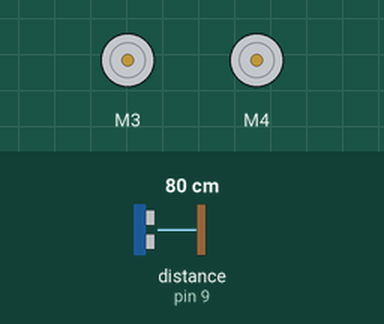
This sketch was run on a simulated Arduino Uno, built with avr-gcc and run on an emulated ATmega328P. Shown: 2 × DC motor (green arrow = forward, orange = backward, longer = faster). The inputs (shaded band) are chosen by the test bench; at power-on: distance to the obstacle (sensor on pin 9) 80 cm. The echo pulse lasts 58.3 µs per cm.

Above: at 2.01 s.
2.3 s: distance to the obstacle (sensor on pin 9) set to 2 cm
At 3.71 s:
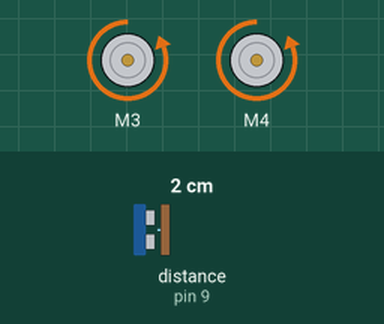
5.3 s: distance to the obstacle (sensor on pin 9) set to 4 cm
At 6.52 s:
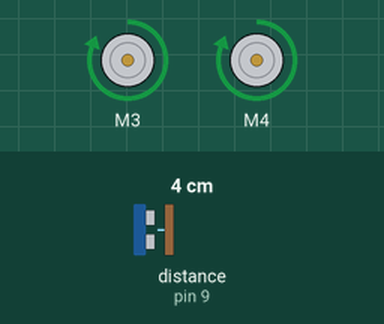
Timing chart, 0 to 14.3 s (numbered marks = the images above; inputs shaded):
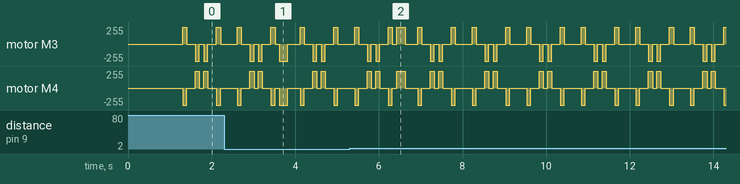

The sketch:

DylansFollowingRobot.ino
```cpp
#include <NewPing.h>
#include <AFMotor.h>

// NewPing
#define TRIGGER_PIN  10 // Arduino pin tied to trigger pin on ping sensor.
#define ECHO_PIN     9  // Arduino pin tied to echo pin on ping sensor.
#define MAX_DISTANCE 50 // Maximum distance we want to ping for (in centimeters). Maximum sensor distance is rated at 400-500cm.

NewPing sonar(TRIGGER_PIN, ECHO_PIN, MAX_DISTANCE); // NewPing setup of pins and maximum distance.

#define LFT       0
#define RGT       1
#define FRT       2

int distance[3] = {
        MAX_DISTANCE,
        MAX_DISTANCE,
        MAX_DISTANCE
};

int delta[3] = {
        MAX_DISTANCE,
        MAX_DISTANCE,
        MAX_DISTANCE
};

int currentDistanceCm = MAX_DISTANCE;

// AFMotor
#define LFT_MOTOR  3
#define RGT_MOTOR  4

AF_DCMotor motors[2] = {
        AF_DCMotor(LFT_MOTOR),
        AF_DCMotor(RGT_MOTOR)
};

#define TURN_SPEED  255
#define DRIVE_SPEED 255
#define MOTOR_TURN  100
#define MOTOR_DRIVE 200

void setup() {
    // put your setup code here, to run once:
    tankStop();
    delay(1000);
}

void loop() {

    delay(MOTOR_DRIVE);
    scan();
    delay(MOTOR_DRIVE);
    scan();

    // Move
    if (delta[FRT] > 1 || delta[FRT] < -1) {

        drive(delta[FRT]);

    } else if (delta[LFT] > 1 || delta[LFT] < -1) {

        tankLft();
        drive(delta[LFT]);

    } else if (delta[RGT] > 1 || delta[RGT] < -1) {

        tankRgt();
        drive(delta[RGT]);

    }
}

void scan() {

    scanFront();
    scanLeft();
    scanRight();
}

void scanFront() {

    measureDistance();
    set(FRT);
}

void scanLeft() {

    tankLft();
    measureDistance();
    set(LFT);
    tankRgt();
}

void scanRight() {

    tankRgt();
    measureDistance();
    set(RGT);
    tankLft();
}

void measureDistance() {

    sonar.ping_timer(setCurrentDistance);
    delay(MOTOR_TURN);
}

void setCurrentDistance() { // Timer2 interrupt calls this function every 24uS where you can check the ping status.

    if (sonar.check_timer()) { // This is how you check to see if the ping was received.

        // Here's where you can add code.
        currentDistanceCm = (sonar.ping_result / US_ROUNDTRIP_CM);
    }
}

void set(int direction) {

    delta[direction] = currentDistanceCm - distance[direction];
    distance[direction] = currentDistanceCm;
}

void drive(int delta) {

    if (delta > 1) {

        tankFwd();

    } else {

        tankRev();
    }
}

void tankFwd() {

    Serial.println(" FORWARD");

    motors[LFT].run(FORWARD);
    motors[RGT].run(FORWARD);

    motors[LFT].setSpeed(DRIVE_SPEED);
    motors[RGT].setSpeed(DRIVE_SPEED);

    delay(MOTOR_DRIVE);

    tankStop();
}

void tankRev() {

    Serial.println(" REVERSE");

    motors[LFT].run(BACKWARD);
    motors[RGT].run(BACKWARD);

    motors[LFT].setSpeed(DRIVE_SPEED);
    motors[RGT].setSpeed(DRIVE_SPEED);

    delay(MOTOR_DRIVE);

    tankStop();
}

void tankRgt() {

    Serial.println(" RIGHT");

    motors[LFT].run(BACKWARD);
    motors[RGT].run(FORWARD);

    motors[LFT].setSpeed(TURN_SPEED);
    motors[RGT].setSpeed(TURN_SPEED);

    delay(MOTOR_TURN);

    tankStop();

    delay(MOTOR_TURN);
}

void tankLft() {

    Serial.println(" LEFT");

    motors[LFT].run(FORWARD);
    motors[RGT].run(BACKWARD);

    motors[LFT].setSpeed(TURN_SPEED);
    motors[RGT].setSpeed(TURN_SPEED);

    delay(MOTOR_TURN);

    tankStop();

    delay(MOTOR_TURN);
}

void tankStop() {

    motors[LFT].run(RELEASE);
    motors[RGT].run(RELEASE);

    motors[LFT].setSpeed(0);
    motors[RGT].setSpeed(0);
}
```
